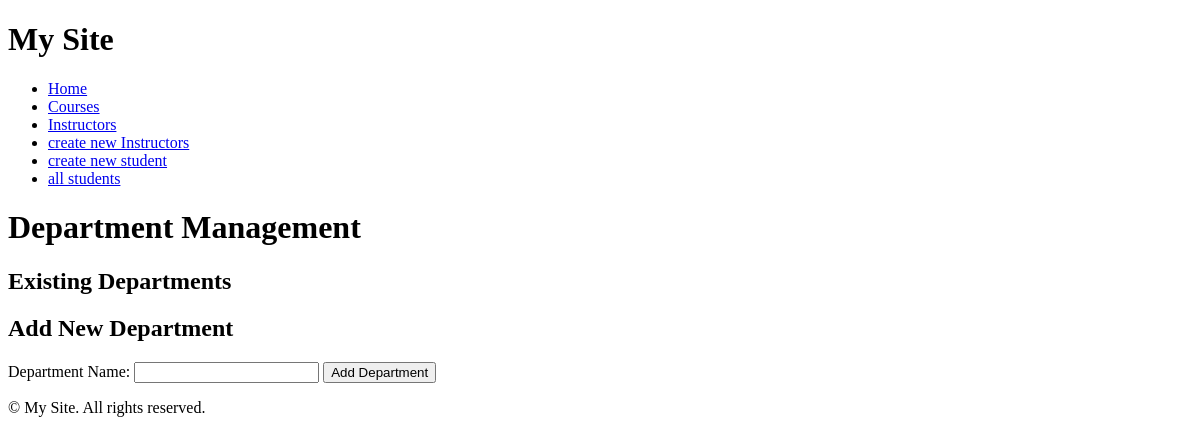
The page /department-management/ on the database as committed earlier.
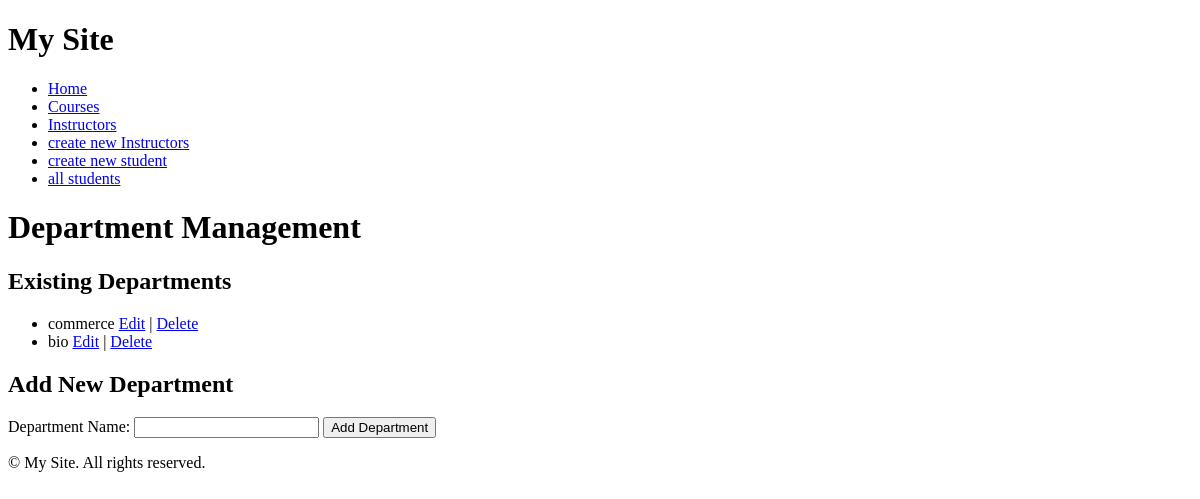
The same page on the database as committed later.
### edusphere_app/models.py (models this page shows, shortened)
class Department(models.Model):
    id = models.AutoField(primary_key=True)
    name = models.CharField(max_length=255)

### edusphere_app/views.py (the view)
# urls.py: path('department-management/', views.department_management, name='department_management'),
def department_management(request):
    departments = Department.objects.all()
    context = {'departments': departments}
    return render(request, 'department_management.html', context)

### edusphere_app/templates/department_management.html (shortened to what this page needs)
{% extends 'base.html' %}
{% block content %}
  <h1>Department Management</h1>
  <h2>Existing Departments</h2>
  <ul>
    {% for department in departments %}
      <li>{{ department.name }} <a href="{% url 'edit_department' department.id %}">Edit</a> | <a href="{% url 'delete_department' department.id %}">Delete</a></li>
    {% endfor %}
  </ul>
  <h2>Add New Department</h2>
  <form method="post" action="{% url 'add_department' %}">
    <label for="department_name">Department Name:</label>
    <input type="text" id="department_name" name="department_name" required>
    <button type="submit">Add Department</button>
  </form>
{% endblock %}

Rows that differ between the two databases and show on the page:
added Department: name "commerce"
added Department: name "bio"
